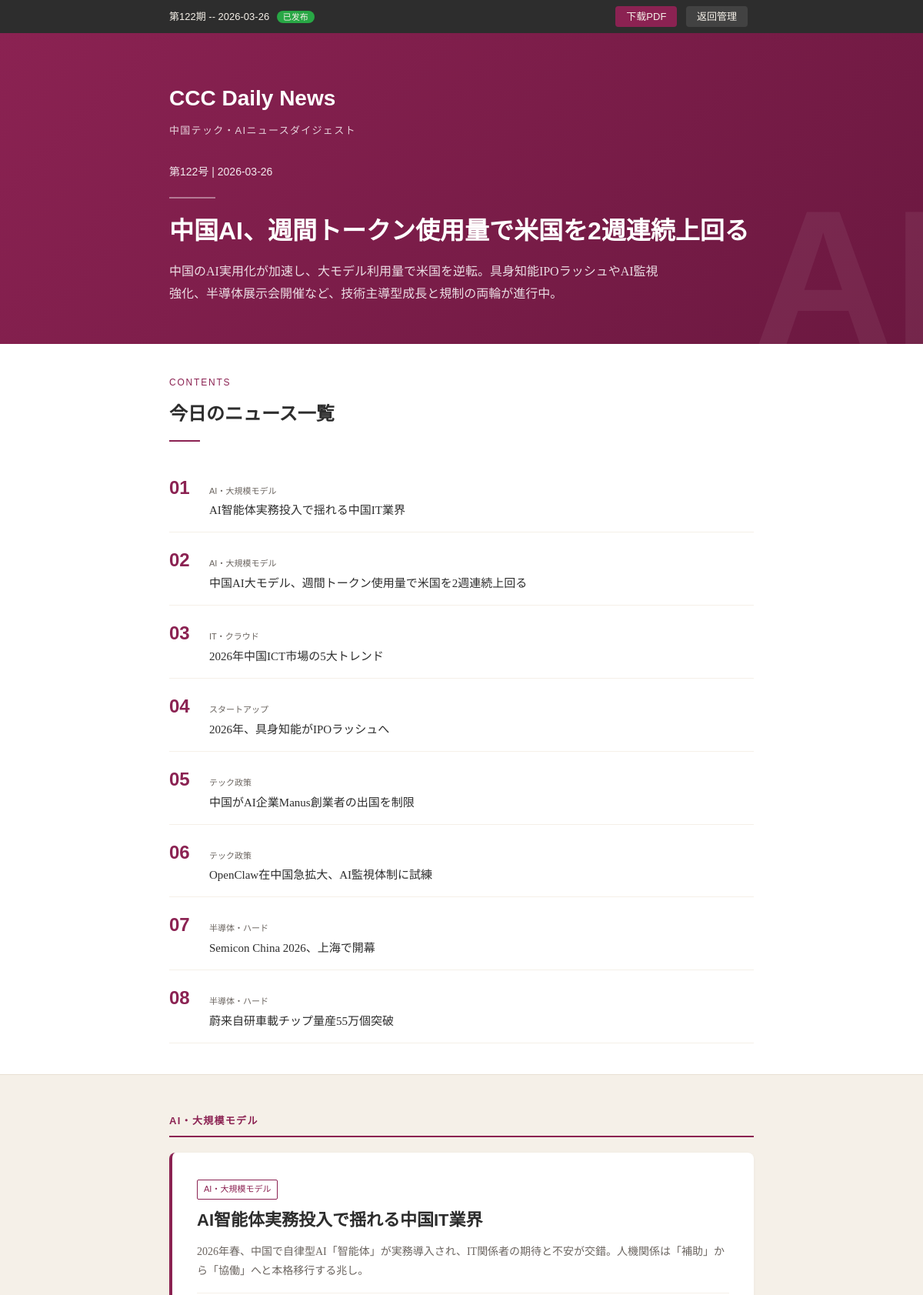
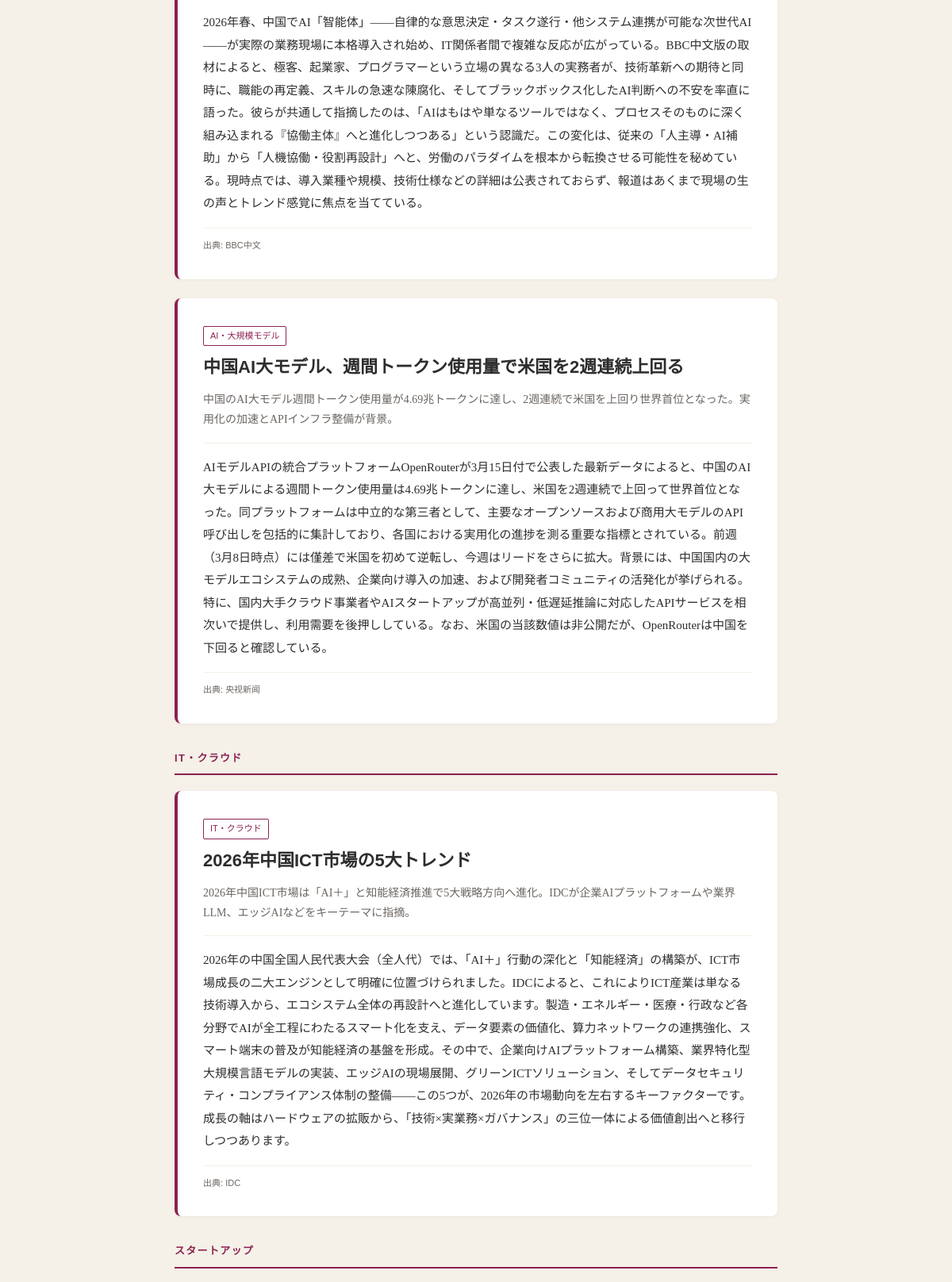
Screenshot of /issues/2/preview (upper part) with the database file from the repository (2 pictures, top to bottom).
### tables this page shows
CREATE TABLE issues (
            id              INTEGER PRIMARY KEY AUTOINCREMENT,
            issue_number    INTEGER NOT NULL UNIQUE,
            date            TEXT NOT NULL,
            headline        TEXT NOT NULL DEFAULT '',
            summary         TEXT NOT NULL DEFAULT '',
            headline_jp     TEXT NOT NULL DEFAULT '',
            summary_jp      TEXT NOT NULL DEFAULT '',
            editors_note_jp TEXT NOT NULL DEFAULT '',
            pdf_path        TEXT NOT NULL DEFAULT '',
            status          TEXT NOT NULL DEFAULT 'draft'
                            CHECK (status IN ('draft', 'generated', 'published')),
            created_at      TIMESTAMP NOT NULL DEFAULT CURRENT_TIMESTAMP
        );

CREATE TABLE articles (
            id              INTEGER PRIMARY KEY AUTOINCREMENT,
            title           TEXT NOT NULL,
            category        TEXT NOT NULL DEFAULT '',
            summary         TEXT NOT NULL DEFAULT '',
            content         TEXT NOT NULL DEFAULT '',
            source          TEXT NOT NULL DEFAULT '',
            source_url      TEXT NOT NULL DEFAULT '',
            collected_at    TIMESTAMP NOT NULL DEFAULT CURRENT_TIMESTAMP,
            status          TEXT NOT NULL DEFAULT 'new'
                            CHECK (status IN ('new', 'selected', 'used')),
            content_cn      TEXT NOT NULL DEFAULT '',
            content_jp      TEXT NOT NULL DEFAULT '',
            title_jp        TEXT NOT NULL DEFAULT '',
            summary_jp      TEXT NOT NULL DEFAULT '',
            ai_status       TEXT NOT NULL DEFAULT 'none'
                            CHECK (ai_status IN ('none', 'cn_done', 'jp_done', 'both_done')),
            issue_id        INTEGER,
            FOREIGN KEY (issue_id) REFERENCES issues(id) ON DELETE SET NULL
        );

### app.py (the view)
@app.route("/issues/<int:id>/preview")
def issue_preview(id):
    db = get_db()
    issue = db.execute("SELECT * FROM issues WHERE id = ?", (id,)).fetchone()
    if not issue:
        flash("\u671f\u520a\u672a\u627e\u5230", "error")
        return redirect(url_for("issues"))
    issue_articles = db.execute(
        "SELECT * FROM articles WHERE issue_id = ? ORDER BY category",
        (id,)
    ).fetchall()
    return render_template("issue_preview.html", issue=issue, articles=issue_articles,
                           categories=CATEGORIES)

### app.py (called while the page is built)
def get_db():
    if "db" not in g:
        g.db = sqlite3.connect(DATABASE, timeout=30)
        g.db.row_factory = sqlite3.Row
        g.db.execute("PRAGMA journal_mode=WAL")
        g.db.execute("PRAGMA foreign_keys=ON")
        g.db.execute("PRAGMA busy_timeout=30000")
    return g.db

@app.context_processor
def inject_globals():
    return {
        "now": datetime.datetime.now(),
        "all_categories": CATEGORIES,
    }

### templates/issue_preview.html (shortened to what this page needs)
<!DOCTYPE html>
<html lang="ja">
<head>
</head>
<body>
<div class="admin-bar">
  <div class="container" style="display:flex;justify-content:space-between;align-items:center;flex-wrap:wrap;gap:8px;">
    <div>
      第{{ issue.issue_number }}期 -- {{ issue.date }}
      {% if issue.status == 'published' %}
        <span style="background:#28a745;padding:2px 8px;border-radius:10px;font-size:11px;margin-left:6px;">已发布</span>
      {% elif issue.status == 'generated' %}
        <span style="background:#8B2252;padding:2px 8px;border-radius:10px;font-size:11px;margin-left:6px;">已生成</span>
      {% endif %}
    </div>
    <div>
      <a href="{{ url_for('issue_download', id=issue.id) }}" class="btn-download">下载PDF</a>
      <a href="{{ url_for('issues') }}">返回管理</a>
    </div>
  </div>
</div>
<section class="cover">
  <div class="container">
    <div class="cover-logo">CCC Daily News</div>
    <div class="cover-subtitle">中国テック・AIニュースダイジェスト</div>
    <div class="cover-issue">第{{ issue.issue_number }}号 | {{ issue.date }}</div>
    <div class="cover-divider"></div>
    <h1 class="cover-headline">{{ issue.headline_jp or issue.headline }}</h1>
    {% if issue.summary_jp or issue.summary %}
    <p class="cover-summary">{{ issue.summary_jp or issue.summary }}</p>
    {% endif %}
  </div>
</section>
{% if articles %}
<section class="toc-section">
  <div class="container">
    <div class="section-label">CONTENTS</div>
    <div class="section-title">今日のニュース一覧</div>
    <div class="section-divider"></div>
    {% for article in articles %}
    <div class="toc-item">
      <div class="toc-num">{{ "%02d"|format(loop.index) }}</div>
      <div class="toc-info">
        <div class="toc-cat">{{ article.category }}</div>
        <div class="toc-title">{{ article.title_jp or article.title }}</div>
      </div>
    </div>
    {% endfor %}
  </div>
</section>
<section class="articles-section">
  <div class="container">
    {% set ns = namespace(current_cat='') %}
    {% for article in articles %}
      {% if article.category != ns.current_cat %}
        {% set ns.current_cat = article.category %}
        <div class="category-group-title">{{ article.category }}</div>
      {% endif %}
      <div class="article-card">
        <div class="article-category">{{ article.category }}</div>
        <h2 class="article-title">{{ article.title_jp or article.title }}</h2>
        {% if article.summary_jp or article.summary %}
        <div class="article-summary">{{ article.summary_jp or article.summary }}</div>
        {% endif %}
        <div class="article-content">
          {% set content = article.content_jp or article.content %}
          {% if content %}
            {% for para in content.split('\n') %}
              {% if para.strip() %}
              <p>{{ para.strip() }}</p>
              {% endif %}
            {% endfor %}
          {% endif %}
        </div>
        {% if article.source %}
        <div class="article-source">出典: {{ article.source }}</div>
        {% endif %}
      </div>
    {% endfor %}
  </div>
</section>
{% else %}
<section style="padding: 60px 0; text-align: center;">
  <div class="container">
    <p style="color: var(--warm-gray); font-size: 15px;">この号にはまだ記事がありません。</p>
  </div>
</section>
{% endif %}
</body>
</html>

### templates/issue_preview.html (style rules this page uses)
*, *::before, *::after { box-sizing: border-box; margin: 0; padding: 0; }
:root { --beige: #F5F0E8; --light-beige: #FAF7F2; --cream: #E8E0D4; --charcoal: #2D2D2D; --burgundy: #8B2252; --warm-gray: #6B6560; --white: #FFFFFF; }
body { font-family: 'Noto Serif JP', serif; background: var(--beige); color: var(--charcoal); line-height: 1.8; }
.container { max-width: 800px; margin: 0 auto; padding: 0 20px; }
.cover { background: linear-gradient(135deg, var(--burgundy) 0%, #6B1840 100%); color: var(--white); padding: 60px 0 50px; position: relative; overflow: hidden; }
.cover::before { content: 'AI'; position: absolute; right: -30px; bottom: -40px; font-family: 'Noto Sans JP', sans-serif; font-size: 250px; font-weight: 900; opacity: 0.06; line-height: 1; }
.cover-logo { font-family: 'Noto Sans JP', sans-serif; font-size: 28px; font-weight: 700; margin-bottom: 4px; }
.cover-subtitle { font-family: 'Noto Sans JP', sans-serif; font-size: 13px; opacity: 0.8; letter-spacing: 0.1em; margin-bottom: 30px; }
.cover-issue { font-family: 'Noto Sans JP', sans-serif; font-size: 14px; opacity: 0.9; margin-bottom: 8px; }
.cover-divider { width: 60px; height: 2px; background: rgba(255,255,255,0.4); margin: 20px 0; }
.cover-headline { font-family: 'Noto Sans JP', sans-serif; font-size: 32px; font-weight: 700; line-height: 1.4; margin-bottom: 16px; }
.cover-summary { font-size: 16px; opacity: 0.85; line-height: 1.8; max-width: 650px; }
.toc-section { background: var(--white); padding: 40px 0; border-bottom: 1px solid var(--cream); }
.section-label { font-family: 'Noto Sans JP', sans-serif; font-size: 12px; color: var(--burgundy); letter-spacing: 0.15em; text-transform: uppercase; margin-bottom: 8px; }
.section-title { font-family: 'Noto Sans JP', sans-serif; font-size: 24px; font-weight: 700; color: var(--charcoal); margin-bottom: 4px; }
.section-divider { width: 40px; height: 2px; background: var(--burgundy); margin: 12px 0 24px; }
.toc-item { display: flex; align-items: baseline; gap: 16px; padding: 14px 0; border-bottom: 1px solid var(--beige); }
.toc-num { font-family: 'Noto Sans JP', sans-serif; font-size: 24px; font-weight: 700; color: var(--burgundy); flex-shrink: 0; width: 36px; }
.toc-info { flex: 1; }
.toc-cat { font-family: 'Noto Sans JP', sans-serif; font-size: 11px; color: var(--warm-gray); margin-bottom: 2px; }
.toc-title { font-family: 'Noto Serif JP', serif; font-size: 15px; font-weight: 500; color: var(--charcoal); }
.articles-section { padding: 40px 0; }
.article-card { background: var(--white); border-radius: 8px; padding: 32px; margin-bottom: 24px; box-shadow: 0 1px 4px rgba(0,0,0,0.04); border-left: 4px solid var(--burgundy); }
.article-category { display: inline-block; font-family: 'Noto Sans JP', sans-serif; font-size: 11px; color: var(--burgundy); border: 1px solid var(--burgundy); border-radius: 2px; padding: 2px 8px; margin-bottom: 12px; }
.article-title { font-family: 'Noto Sans JP', sans-serif; font-size: 22px; font-weight: 700; line-height: 1.4; color: var(--charcoal); margin-bottom: 12px; }
.article-summary { font-size: 14px; color: var(--warm-gray); margin-bottom: 16px; padding-bottom: 16px; border-bottom: 1px solid var(--beige); }
.article-content { font-size: 15px; line-height: 1.9; color: var(--charcoal); }
.article-content p { margin-bottom: 12px; }
.article-source { font-family: 'Noto Sans JP', sans-serif; font-size: 11px; color: var(--warm-gray); margin-top: 16px; padding-top: 12px; border-top: 1px solid var(--beige); }
.category-group-title { font-family: 'Noto Sans JP', sans-serif; font-size: 13px; font-weight: 700; color: var(--burgundy); letter-spacing: 0.1em; padding: 8px 0; border-bottom: 2px solid var(--burgundy); margin-bottom: 20px; }
.admin-bar { background: #2D2D2D; color: #F5F0E8; padding: 10px 0; font-family: 'Noto Sans JP', sans-serif; font-size: 13px; }
.admin-bar a { color: #F5F0E8; text-decoration: none; padding: 6px 14px; border-radius: 4px; background: rgba(255,255,255,0.1); margin-right: 8px; }
.admin-bar .btn-download { background: #8B2252; }

### rows the page displays
issues: issue_number "122", date "2026-03-26", headline_jp "中国AI、週間トークン使用量で米国を2週連続上回る", summary_jp "中国のAI実用化が加速し、大モデル利用量で米国を逆転。具身知能IPOラッシュやAI監視強化、半導体展示会開催など、技術主導型成長と規制の両輪が進行中。"
articles: index "01", category "AI・大規模モデル", title_jp "AI智能体実務投入で揺れる中国IT業界", summary_jp "2026年春、中国で自律型AI「智能体」が実務導入され、IT関係者の期待と不安が交錯。人機関係は「補助」から「協働」へと本格移行する兆し。", strip "2026年春、中国でAI「智能体」——自律的な意思決定・タスク遂行・他システム連携が可能な次世代AI——が実際の業務現場に本格導入され始め、IT関係者間で複雑な反応が広がっている。BBC中文版の取材によると、極客、起業家、プログラマーという立場の異なる3人の実務者が、技術革新への期待と同時に、職能の再定義、スキルの急速な陳腐化、そしてブラックボックス化したAI判断への不安を率直に語った。彼らが共通して指摘したのは、「AIはもはや単なるツールではなく、プロセスそのものに深く組み込まれる『協働主体』へと進化しつつある」という認識だ。この変化は、従来の「人主導・AI補助」から「人機協働・役割再設計」へと、労働のパラダイムを根本から転換させる可能性を秘めている。現時点では、導入業種や規模、技術仕様などの詳細は公表されておらず、報道はあくまで現場の生の声とトレンド感覚に焦点を当てている。", source "BBC中文"
articles: index "02", category "AI・大規模モデル", title_jp "中国AI大モデル、週間トークン使用量で米国を2週連続上回る", summary_jp "中国のAI大モデル週間トークン使用量が4.69兆トークンに達し、2週連続で米国を上回り世界首位となった。実用化の加速とAPIインフラ整備が背景。", strip "AIモデルAPIの統合プラットフォームOpenRouterが3月15日付で公表した最新データによると、中国のAI大モデルによる週間トークン使用量は4.69兆トークンに達し、米国を2週連続で上回って世界首位となった。同プラットフォームは中立的な第三者として、主要なオープンソースおよび商用大モデルのAPI呼び出しを包括的に集計しており、各国における実用化の進捗を測る重要な指標とされている。前週（3月8日時点）には僅差で米国を初めて逆転し、今週はリードをさらに拡大。背景には、中国国内の大モデルエコシステムの成熟、企業向け導入の加速、および開発者コミュニティの活発化が挙げられる。特に、国内大手クラウド事業者やAIスタートアップが高並列・低遅延推論に対応したAPIサービスを相次いで提供し、利用需要を後押ししている。なお、米国の当該数値は非公開だが、OpenRouterは中国を下回ると確認している。", source "央视新闻"
articles: index "03", category "IT・クラウド", title_jp "2026年中国ICT市場の5大トレンド", summary_jp "2026年中国ICT市場は「AI＋」と知能経済推進で5大戦略方向へ進化。IDCが企業AIプラットフォームや業界LLM、エッジAIなどをキーテーマに指摘。", strip "2026年の中国全国人民代表大会（全人代）では、「AI＋」行動の深化と「知能経済」の構築が、ICT市場成長の二大エンジンとして明確に位置づけられました。IDCによると、これによりICT産業は単なる技術導入から、エコシステム全体の再設計へと進化しています。製造・エネルギー・医療・行政など各分野でAIが全工程にわたるスマート化を支え、データ要素の価値化、算力ネットワークの連携強化、スマート端末の普及が知能経済の基盤を形成。その中で、企業向けAIプラットフォーム構築、業界特化型大規模言語モデルの実装、エッジAIの現場展開、グリーンICTソリューション、そしてデータセキュリティ・コンプライアンス体制の整備——この5つが、2026年の市場動向を左右するキーファクターです。成長の軸はハードウェアの拡販から、「技術×実業務×ガバナンス」の三位一体による価値創出へと移行しつつあります。", source "IDC"
articles: index "04", category "スタートアップ", title_jp "2026年、具身知能がIPOラッシュへ"
articles: index "05", category "テック政策", title_jp "中国がAI企業Manus創業者の出国を制限"
articles: index "06", category "テック政策", title_jp "OpenClaw在中国急拡大、AI監視体制に試練"
articles: index "07", category "半導体・ハード", title_jp "Semicon China 2026、上海で開幕"
articles: index "08", category "半導体・ハード", title_jp "蔚来自研車載チップ量産55万個突破"
